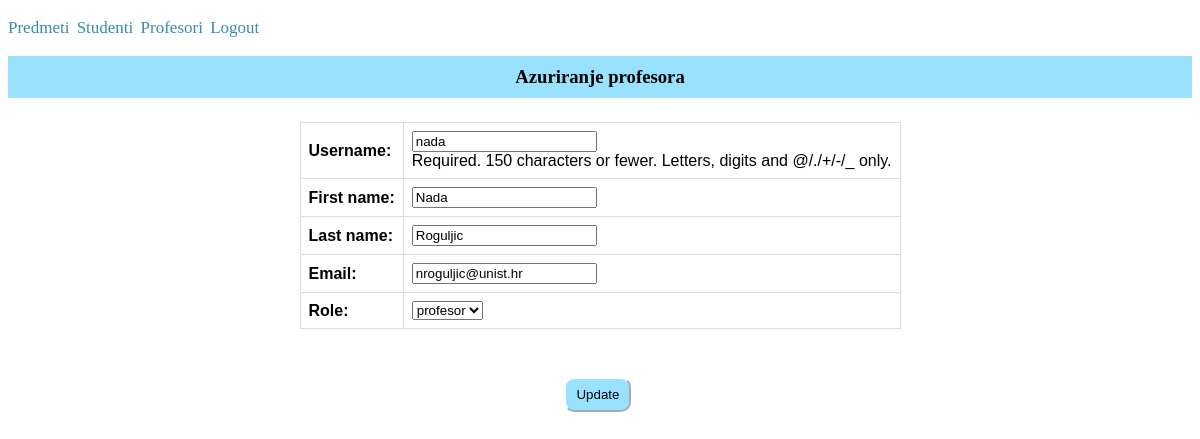
Page /update_professor/5/ (signed in) on the committed database.
### app1/models.py (models this page shows, shortened)
class Korisnik(AbstractUser):
    email = models.EmailField()
    ROLES = (('profesor', 'profesor'), ('student', 'student'))
    role = models.CharField(max_length=50, choices=ROLES)
    STATUS = (('none', 'None'), ('izvanredni student', 'izvanredni student'), ('redovni student', 'redovni student'))
    status = models.CharField(max_length=50, choices=STATUS)

### app1/decorators.py (the view)
    def wrap(request, *args, **kwargs):
        if request.user.is_superuser:
            return function(request, *args, **kwargs)
        else:
            return redirect('front_page')

### app1/forms.py
class UpdateProfForm(ModelForm):
    ROLES = (('profesor', 'profesor'),)
    role = forms.ChoiceField(choices=ROLES)
    class Meta:
        model = Korisnik
        fields = ['username', 'first_name', 'last_name', 'email', 'role']

### app1/views.py (called while the page is built)
@admin_required
def update_professor(request, professor_id):
    professor = Korisnik.objects.get(id = professor_id)
    if request.user.is_superuser:
        if request.method == 'GET':
            professor_to_update = UpdateProfForm(instance = professor)
            return render(request, 'update_professor.html', {'form': professor_to_update})
        elif request.method == 'POST':
            professor_to_update = UpdateProfForm(request.POST, instance = professor)
            if professor_to_update.is_valid():
                professor_to_update.save()
                return redirect('professors_list')
        else:
            return HttpResponse("Dogodila se greska!")

### app1/templates/update_professor.html (shortened to what this page needs)
{% extends 'base.html' %}
{% block update_professor_block %}
<h3>Azuriranje profesora</h3>
<form method="POST">
    <table>
            {{form}}
    </table><br><br>
    <input type="submit" value="Update" class="form">
</form>
{% endblock %}

### app1/static/css/style.css (style rules this page uses)
table { font-family: arial, sans-serif; border-collapse: collapse; margin-left: auto; margin-right: auto; margin-top: 2%; }
td, th { border: 1px solid #dddddd; text-align: left; padding: 8px; }
h3 { text-align: center; padding:10px 15px; background-color: rgba(127, 219, 255, 0.805); }
.form { position: relative; left: 47%; margin-top:1%; padding:8px 10px; border-radius: 10px; background-color: rgba(127, 219, 255, 0.805); border-color: white; }

### rows in the picture
Korisnik: username "nada", first_name "Nada", last_name "Roguljic", email "nroguljic@unist.hr", role "profesor"
